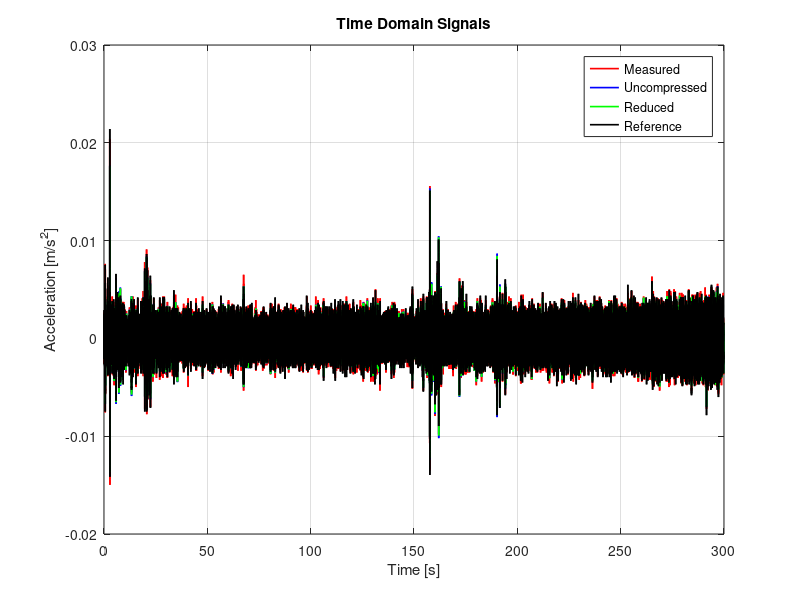
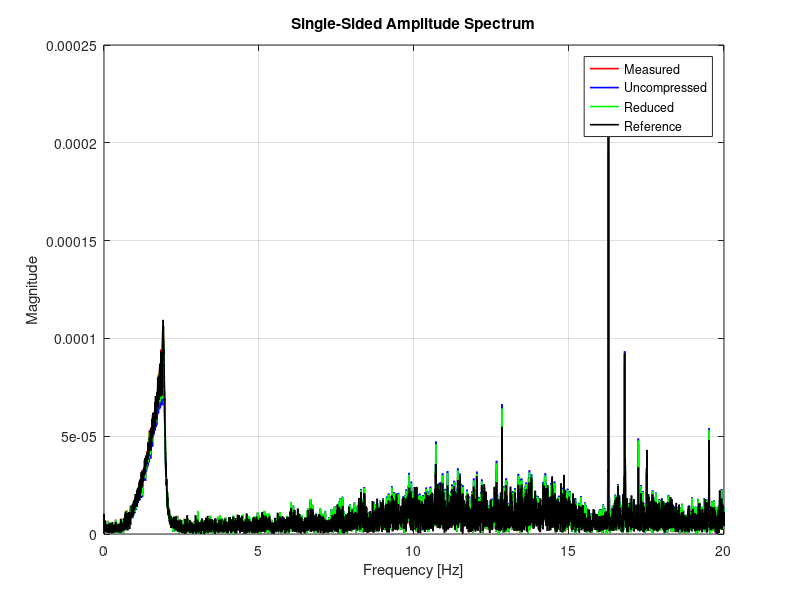
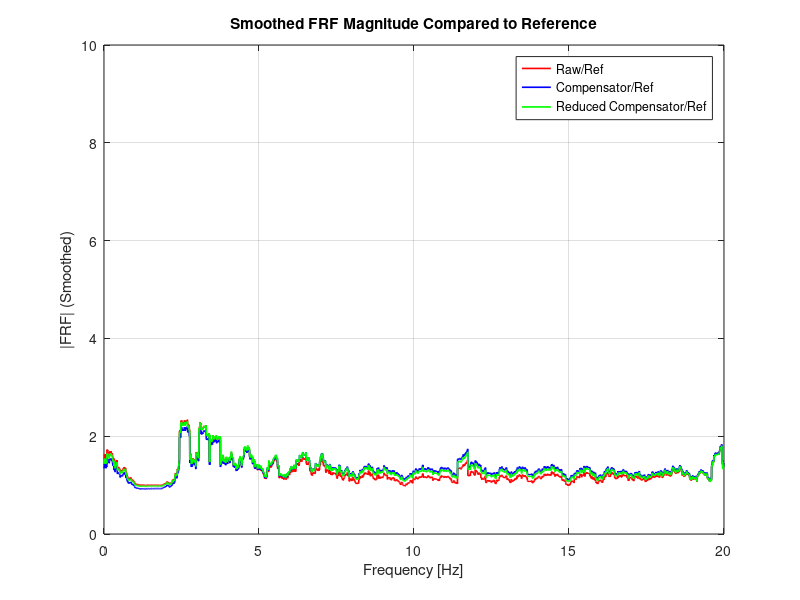

These charts were generated, in order, by the following MATLAB code:
clc
clear all
close all

%% Parameters
fs = 400;        % Sampling frequency [Hz]
dt = 1/fs;       % Time step [s]

%% Import data

% Relative paths -_-
D1 = dlmread('./measured.csv');
D2 = dlmread('./uncompressed.csv');
D3 = dlmread('./reduced_15.csv');
D4 = dlmread('./true.csv');

%% Extract acceleration data
Measured     = D1(:,1);
Uncompressed = D2(:,1);
Reduced      = D3(:,1);
Ref          = D4(:,1);

%% Remove DC offset
Measured     = Measured     - mean(Measured);
Uncompressed = Uncompressed - mean(Uncompressed);
Reduced      = Reduced      - mean(Reduced);
Ref          = Ref          - mean(Ref);

%% Match signal lengths
N = min([length(Measured), length(Uncompressed), length(Reduced), length(Ref)]);
Measured     = Measured(1:N);
Uncompressed = Uncompressed(1:N);
Reduced      = Reduced(1:N);
Ref          = Ref(1:N);

%% Time vector
t = (0:N-1)*dt;

%% --- TIME DOMAIN PLOT ---
figure;
plot(t, Measured, 'r', 'LineWidth', 1.2); hold on;
plot(t, Uncompressed, 'b', 'LineWidth', 1.2);
plot(t, Reduced, 'g', 'LineWidth', 1.2);
plot(t, Ref, 'k', 'LineWidth', 1.2);
xlabel('Time [s]');
ylabel('Acceleration [m/s^2]');
title('Time Domain Signals');
legend('Measured','Uncompressed','Reduced','Reference');
grid on;

%% --- FFT of All Signals ---
Y_measured     = fft(Measured);
Y_uncompressed = fft(Uncompressed);
Y_reduced      = fft(Reduced);
Y_ref          = fft(Ref);

% Magnitude spectra
P2_measured     = abs(Y_measured/N);
P2_uncompressed = abs(Y_uncompressed/N);
P2_reduced      = abs(Y_reduced/N);
P2_ref          = abs(Y_ref/N);

P1_measured     = P2_measured(1:floor(N/2)+1);
P1_uncompressed = P2_uncompressed(1:floor(N/2)+1);
P1_reduced      = P2_reduced(1:floor(N/2)+1);
P1_ref          = P2_ref(1:floor(N/2)+1);

% Double non-DC and Nyquist components
P1_measured(2:end-1)     = 2 * P1_measured(2:end-1);
P1_uncompressed(2:end-1) = 2 * P1_uncompressed(2:end-1);
P1_reduced(2:end-1)      = 2 * P1_reduced(2:end-1);
P1_ref(2:end-1)          = 2 * P1_ref(2:end-1);

% Frequency vector
f = fs * (0:floor(N/2)) / N;

% Limit to max freq
max_freq = 20;
idx_limit = f <= max_freq;
f_plot = f(idx_limit);

%% --- FREQUENCY DOMAIN PLOT ---
figure;
plot(f_plot, P1_measured(idx_limit), 'r', 'LineWidth', 1.2); hold on;
plot(f_plot, P1_uncompressed(idx_limit), 'b', 'LineWidth', 1.2);
plot(f_plot, P1_reduced(idx_limit), 'g', 'LineWidth', 1.2);
plot(f_plot, P1_ref(idx_limit), 'k', 'LineWidth', 1.2);
xlabel('Frequency [Hz]');
ylabel('Magnitude');
title('Single-Sided Amplitude Spectrum');
legend('Measured','Uncompressed','Reduced','Reference');
xlim([0 max_freq]);
grid on;

%% --- FREQUENCY RESPONSE FUNCTIONS (FRFs) ---
FRF_measured     = Y_measured     ./ Y_ref;
FRF_uncompressed = Y_uncompressed ./ Y_ref;
FRF_reduced      = Y_reduced      ./ Y_ref;

FRF_measured     = FRF_measured(1:floor(N/2)+1);
FRF_uncompressed = FRF_uncompressed(1:floor(N/2)+1);
FRF_reduced      = FRF_reduced(1:floor(N/2)+1);

FRF_measured_mag_smooth     = movmean(abs(FRF_measured(idx_limit)),     100);
FRF_uncompressed_mag_smooth = movmean(abs(FRF_uncompressed(idx_limit)), 100);
FRF_reduced_mag_smooth      = movmean(abs(FRF_reduced(idx_limit)),      100);

%% --- FRF MAGNITUDE PLOT ---
figure;
plot(f_plot, FRF_measured_mag_smooth, 'r', 'LineWidth', 1.2); hold on;
plot(f_plot, FRF_uncompressed_mag_smooth, 'b', 'LineWidth', 1.2);
plot(f_plot, FRF_reduced_mag_smooth, 'g', 'LineWidth', 1.2);
xlabel('Frequency [Hz]');
ylabel('|FRF| (Smoothed)');
title('Smoothed FRF Magnitude Compared to Reference');
legend('Raw/Ref','Compensator/Ref','Reduced Compensator/Ref');
xlim([0 max_freq]);
ylim([0 10]);
grid on;
